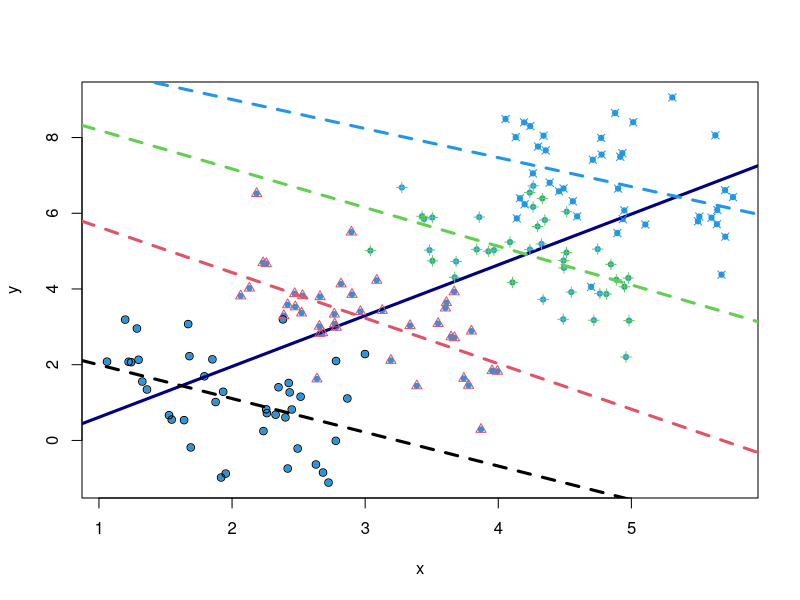
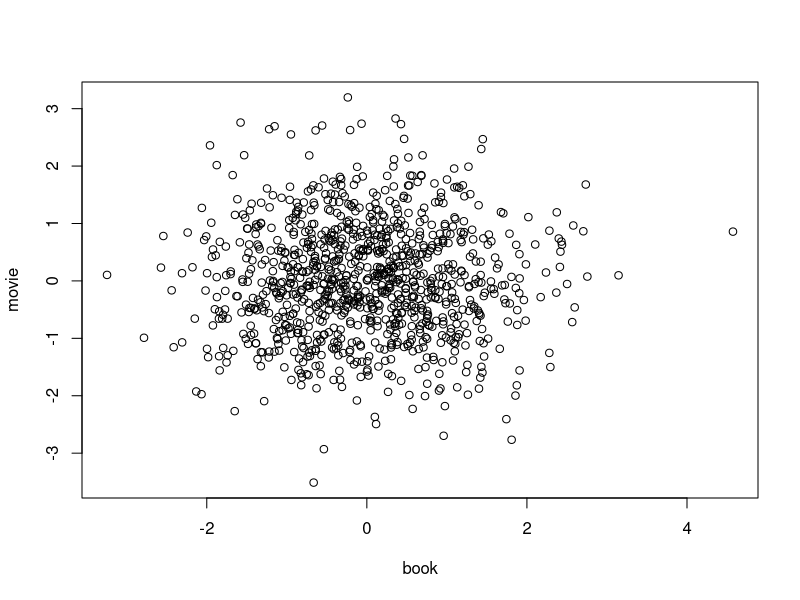
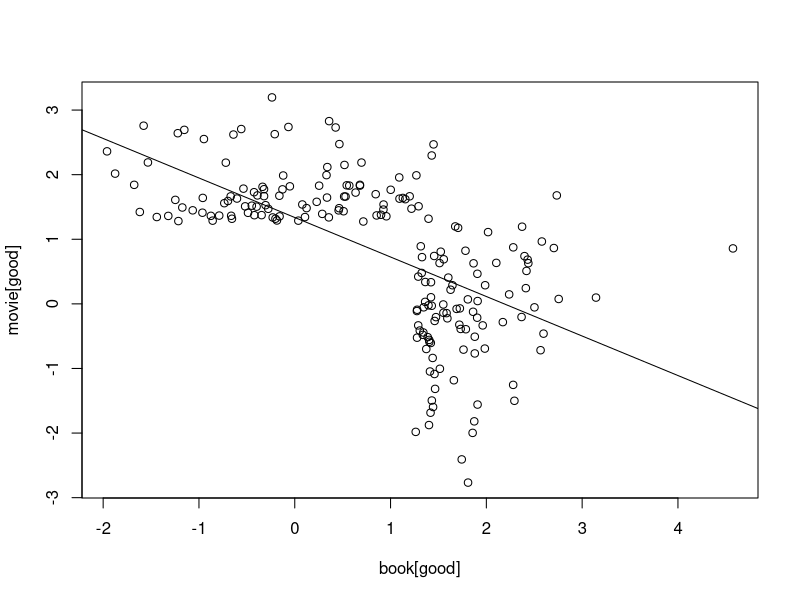
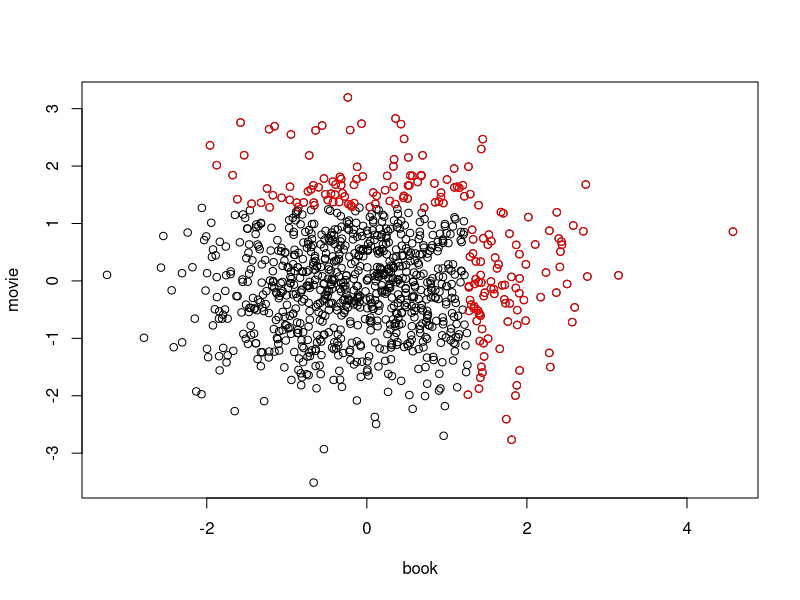

Write the R code that produced these figures, in order.
## Simpson’s Paradox
5 / (5 + 6)
3 / (3 + 4)

6 / (6 + 3)
9 / (9 + 5)

(5 + 6) / (5 + 6 + 6 + 3)
(3 + 9) / (3 + 4 + 9 + 5)

set.seed(2023)
g <- 4                            # number of groups
n <- 40                           # number of instances in each group
z <- rep(1:g, each = n)           # grouping variable
x <- runif(n * g, 0, 2) + z       # x variable that depends on z
y <- 3 * z - x + rnorm(n * g)     # y variable that depends on x and z
plot(x, y, pch=19, col=4, cex=0.7) # plot the whole data
abline(lm(y ~ x), lwd=3, col="navyblue")   # show the overall linear trend

points(x, y, pch = z, col = z)      # plot the data with group labeled
for (grp in 1:g)
  abline(lm(y[z==grp] ~ x[z==grp]), lwd=3, col=grp, lty=2)

## Berkson’s bias
set.seed(2023)
n  <- 1000
book  <- rnorm(n)
movie <- rnorm(n)
plot(book, movie) # plot all the books and movies
cor(book, movie)

good.b <- book > quantile(book, 0.9)
good.m <- movie > quantile(movie, 0.9)
good  <- good.b | good.m
plot(book[good], movie[good]) # plot only the good books or good movies
cor(book[good], movie[good])
fit <- lm(book[good] ~ movie[good])
abline(fit)

plot(book, movie) # plot the whole data
points(book[good], movie[good], col="red")

x <- rnorm(10000)
y = x[x>=1]
c(mean(x), mean(y))
## z <- sort(x)

## N <- 100
## P <- 1:N 
## sample(P, 0.5*N, replace = FALSE)
## sample(P, 0.5*N, replace = TRUE)

## set.seed(2023)
## N <- 1000
## P <- rpois(N, 1)
## hist(P)
## mu <- mean(P)
## n  <- 500
## rpt <- 1000
## S.ur  <- replicate(rpt, sample(P, n, replace = TRUE))
## hist(colMeans(S.ur))
## mean((colMeans(S.ur) - mu)^2)
## S.uwr  <- replicate(rpt, sample(P, n, replace = FALSE))
## mean((colMeans(S.uwr) - mu)^2)

## A <- P + runif(N, 0, 2)
## S.wr  <- replicate(rpt, sample(P, n, replace = TRUE, prob = A))
## mean((colMeans(S.wr) - mu)^2)


## ## S.wwr  <- replicate(rpt, sample(P, n, replace = FALSE, W))
## ## mean((colMeans(S.wwr) - mu)^2)

## ## ## A <- P + runif(N, 0, 2)
## ## ## W <- A / sum(A)
## ## wr <- function(P, W, n){
## ##     N <- length(P)
## ##     idx <- sample(N, n, replace = TRUE, W)
## ##     s <- P[idx]
## ##     w <- W[idx]
## ##     mean(s/w) / N
## ## }
## ## S.wr  <- replicate(rpt, wr(P, W, n))
## ## mean((S.wr - mu)^2)

## ## wwr <- function(P, W, n){
## ##     N <- length(P)
## ##     idx <- sample(N, n, replace = FALSE, W)
## ##     s <- P[idx]
## ##     w <- W[idx]
## ##     mean(s/w) / N
## ## }
## ## S.wwr <- replicate(rpt, wwr(P, W, n))
## ## mean((S.wwr - mu)^2)
